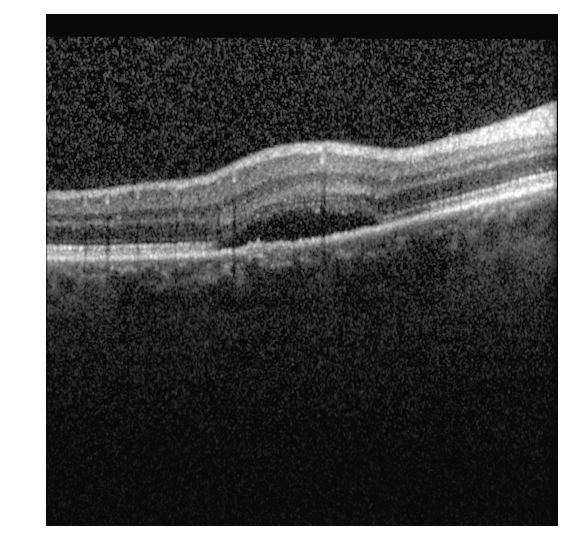
#> input picture Data/SRF/input_1492_1.png, 569 x 560 px, found by its file name
$ python test2.py
#> lines starting #> are read from the running program, lines starting #| are printed output that depends on the picture
import numpy as np
import matplotlib.pyplot as plt
from skimage.color import rgb2gray
from skimage import data
from skimage.filters import gaussian
from skimage.segmentation import active_contour
import skimage.segmentation as seg
from skimage import io
import os
import cv2

import skimage.color as color

def image_show(image, nrows=1, ncols=1, cmap='gray'):
    fig, ax = plt.subplots(nrows=nrows, ncols=ncols, figsize=(14, 14))
    ax.imshow(image, cmap='gray')
    ax.axis('off')
    return fig, ax

cwd = os.getcwd()
file_name = os.path.join(cwd, "/Repos/BME-SRFDetection/Data/SRF/input_1492_1.png")

im_gray = cv2.imread(file_name)
#> im_gray is the input picture: shape (560, 569, 3); min 0, max 255, mean 82.7
#im_graybi = cv2.bilateralFilter(im_gray, 9, 100, 100)
img = cv2.applyColorMap(im_gray, cv2.COLORMAP_JET)
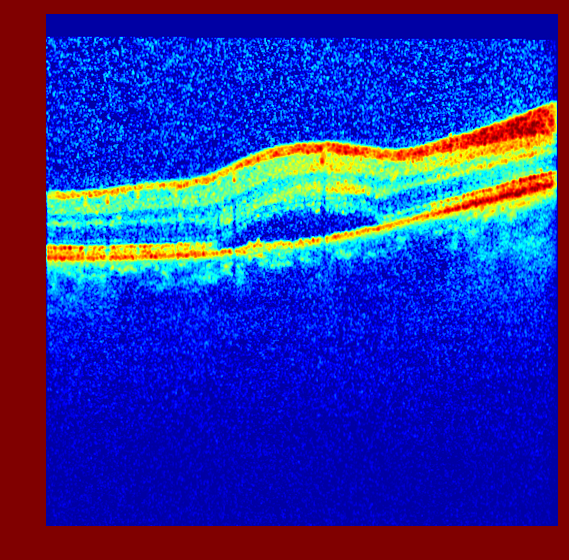
#> img: shape (560, 569, 3); mean B, G, R 160.3, 47.6, 41

image_slic = seg.slic(img,n_segments=155)
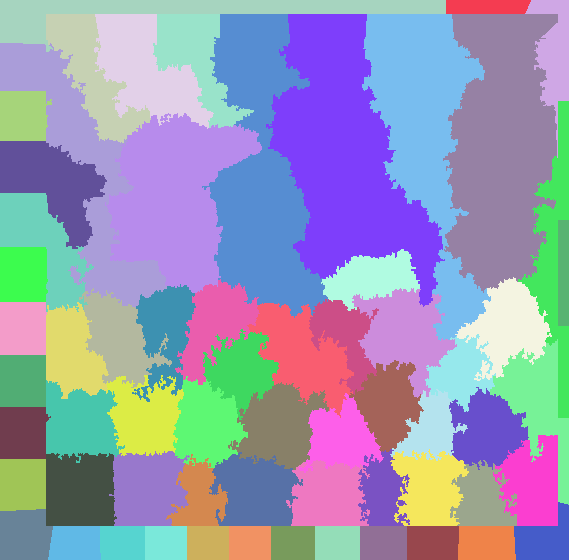
#> image_slic: shape (560, 569) int64; 63 distinct labels, from 1 to 63; one colour per label, 0 black
image_show(color.label2rgb(image_slic, img, kind='avg'));
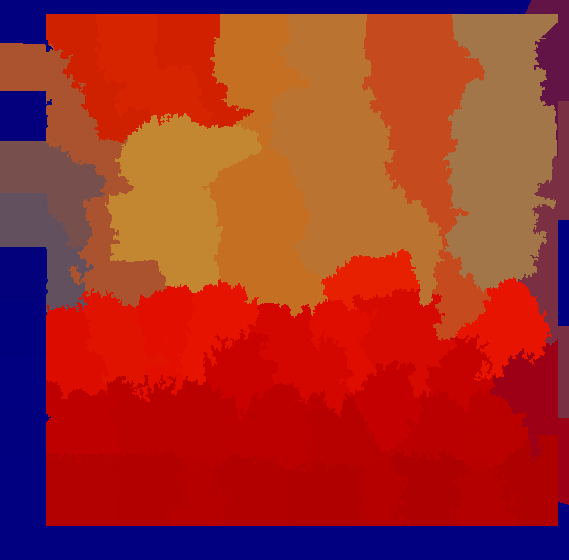
#> shown: shape (560, 569, 3); mean R, G, B 159.9, 47.2, 40.8

$ run again, with Data/SRF/input_1494_1.png copied over Data/SRF/input_1492_1.png
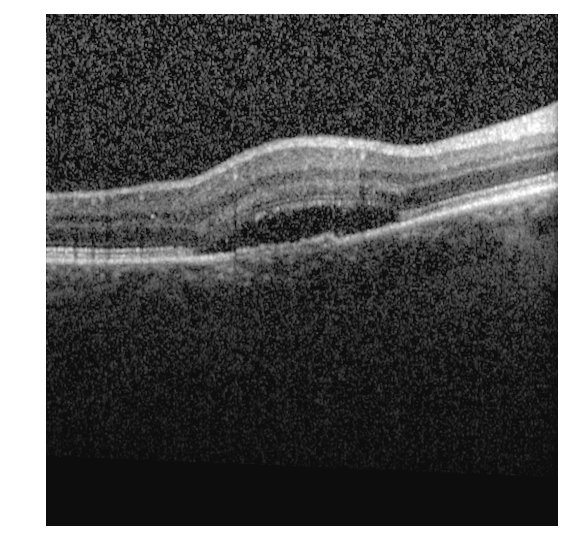
#> input picture Data/SRF/input_1494_1.png, 569 x 560 px, found by its file name
#> im_gray is the input picture: shape (560, 569, 3); min 0, max 255, mean 89.1
#> `image_slic = seg.slic(img,n_segments=155)`:
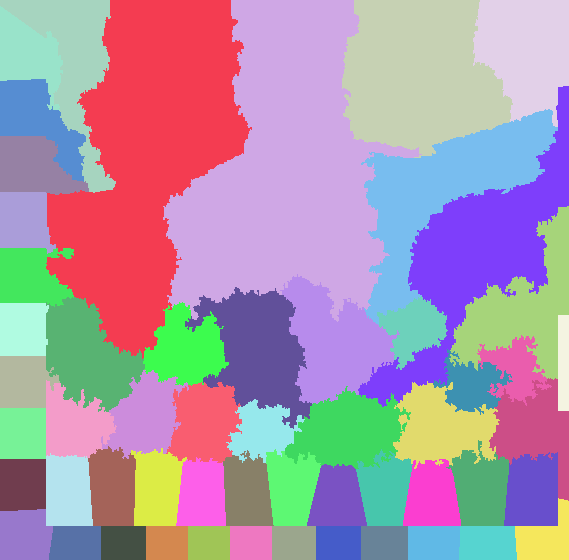
#> image_slic: shape (560, 569) int64; 55 distinct labels, from 1 to 55; one colour per label, 0 black
#> `image_show(color.label2rgb(image_slic, img, kind='avg'));`:
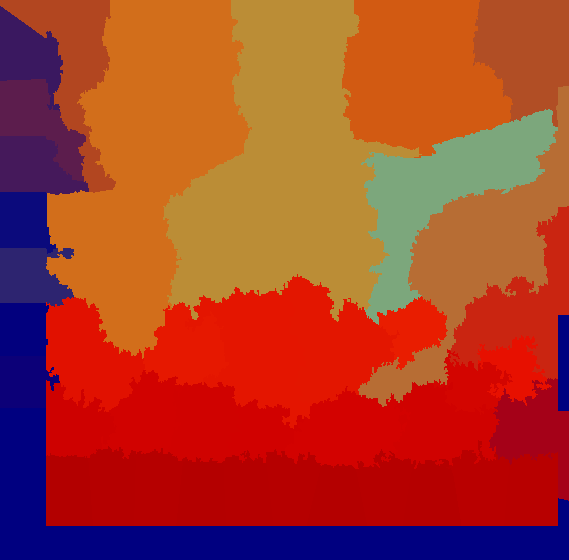
#> shown: shape (560, 569, 3); mean R, G, B 168.5, 62.9, 41.6

$ run again, with Data/SRF/input_1497_1.png copied over Data/SRF/input_1492_1.png
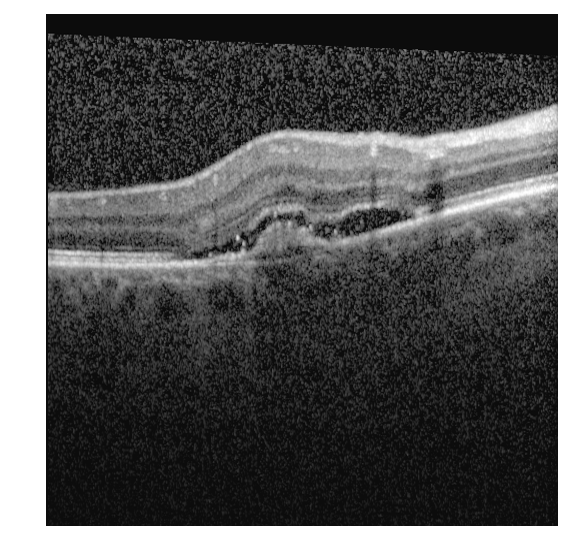
#> input picture Data/SRF/input_1497_1.png, 569 x 560 px, found by its file name
#> im_gray is the input picture: shape (560, 569, 3); min 0, max 255, mean 91.5
#> `image_slic = seg.slic(img,n_segments=155)`:
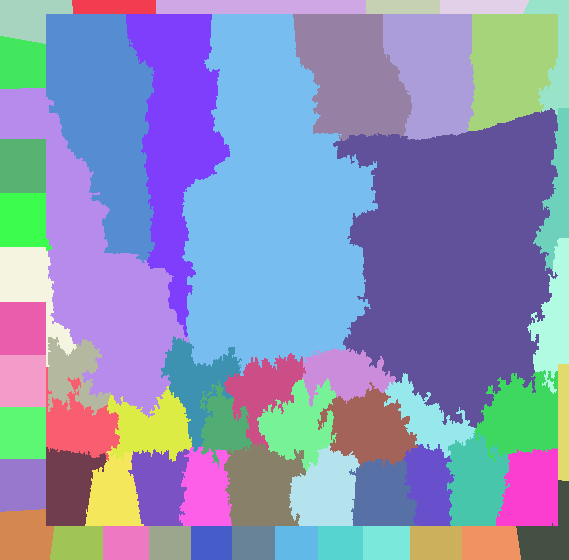
#> image_slic: shape (560, 569) int64; 58 distinct labels, from 1 to 58; one colour per label, 0 black
#> `image_show(color.label2rgb(image_slic, img, kind='avg'));`:
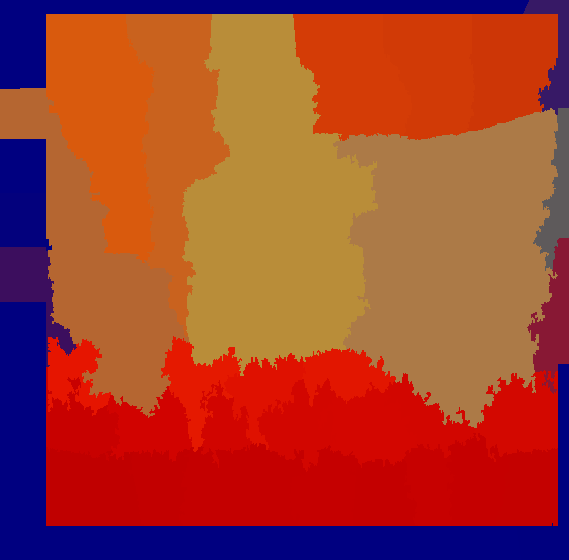
#> shown: shape (560, 569, 3); mean R, G, B 161.5, 65, 47.7
